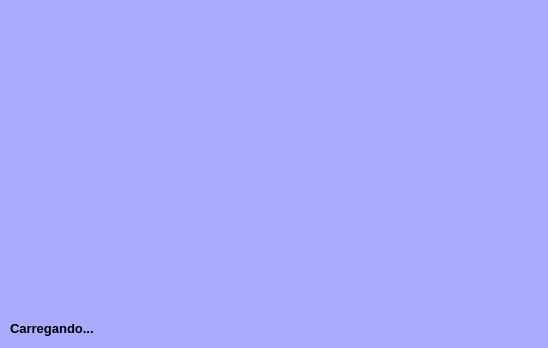
<?xml version="1.0" encoding="UTF-8"?>
<ui version="4.0">
 <class>AgendadeContatos</class>
 <widget class="QWidget" name="AgendadeContatos">
  <property name="geometry">
   <rect>
    <x>0</x>
    <y>0</y>
    <width>548</width>
    <height>348</height>
   </rect>
  </property>
  <property name="windowTitle">
   <string>Agenda de Contatos</string>
  </property>
  <property name="windowIcon">
   <iconset>
    <normaloff>_img/agenda.png</normaloff>_img/agenda.png</iconset>
  </property>
  <property name="styleSheet">
   <string notr="true">background-color: rgb(170, 170, 255);</string>
  </property>
  <widget class="QLabel" name="label">
   <property name="geometry">
    <rect>
     <x>60</x>
     <y>0</y>
     <width>441</width>
     <height>301</height>
    </rect>
   </property>
   <property name="text">
    <string/>
   </property>
   <property name="pixmap">
    <pixmap>_img/tela_principal.png</pixmap>
   </property>
  </widget>
  <widget class="QLabel" name="label_2">
   <property name="geometry">
    <rect>
     <x>10</x>
     <y>320</y>
     <width>121</width>
     <height>16</height>
    </rect>
   </property>
   <property name="font">
    <font>
     <pointsize>10</pointsize>
     <weight>75</weight>
     <bold>true</bold>
    </font>
   </property>
   <property name="text">
    <string>Carregando...</string>
   </property>
  </widget>
 </widget>
 <resources/>
 <connections/>
</ui>
